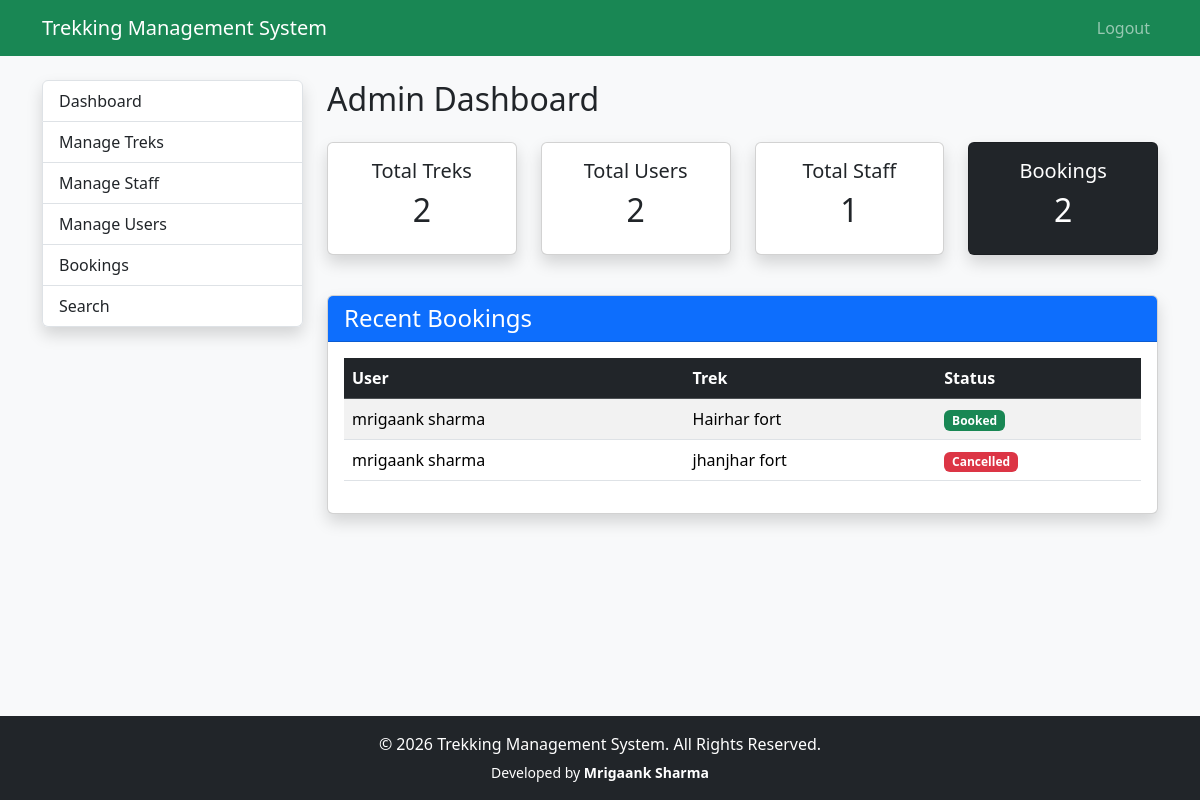
The app's page /admin/dashboard (signed in), older data.
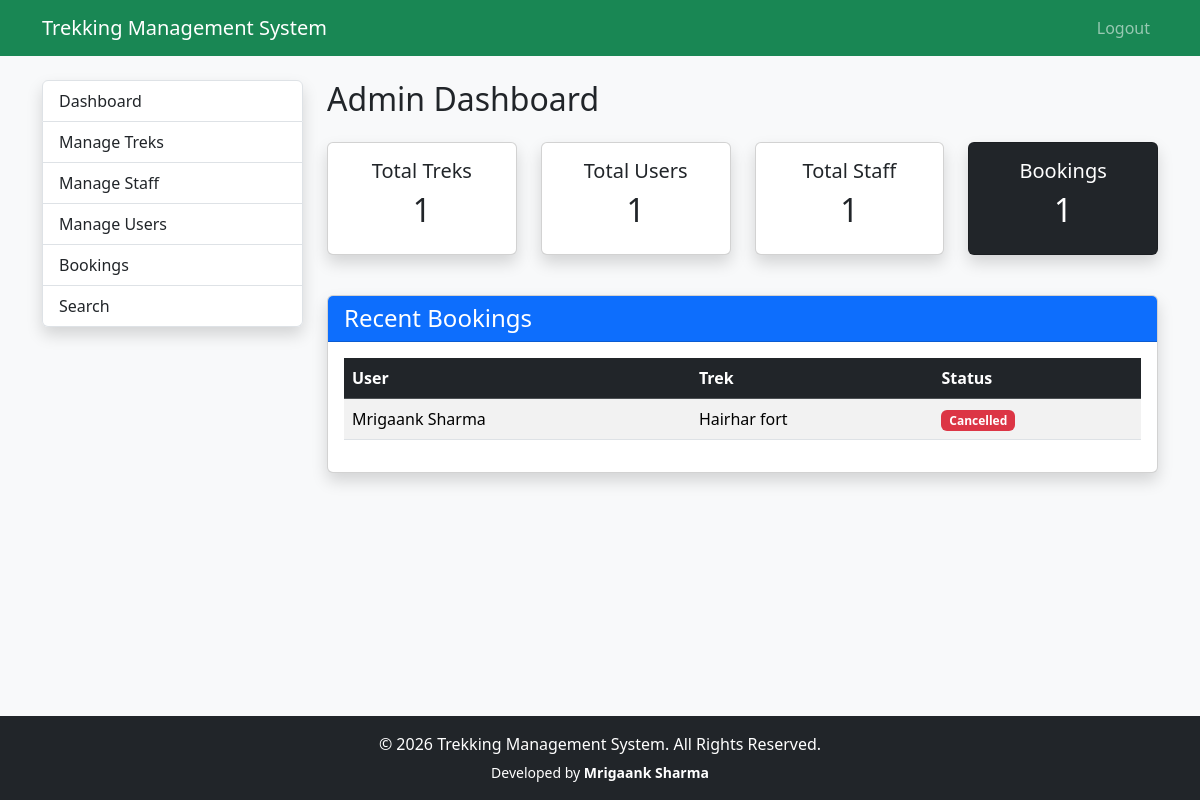
The same page, newer data.
### app/models.py (models this page shows)
class Booking(db.Model):
      __tablename__="bookings"
      __table_args__ = (
    db.UniqueConstraint(
        "user_id",
        "trek_id",
        name="unique_booking"
    ),
)
      id=db.Column(db.Integer,primary_key=True)
      bookings_date=db.Column(
            db.DateTime,
            default=datetime.utcnow
      )
      status=db.Column(
            db.String(20),
            default="Booked"
      )
      user_id=db.Column(
            db.Integer,
            db.ForeignKey("users.id")
      )
      trek_id=db.Column(
            db.Integer,
            db.ForeignKey("treks.id")
      )

class User(UserMixin,db.Model):
    __tablename__="users"
    id=db.Column(db.Integer,primary_key=True)
    name=db.Column(db.String(100),nullable=False)
    email=db.Column(db.String(120),unique=True,nullable=False)
    password=db.Column(db.String(255),nullable=False)
    phone=db.Column(db.String(15))
    role=db.Column(db.String(20),nullable=False)
    status=db.Column(db.String(20),default="active")
    created_at=db.Column(db.DateTime,default=datetime.utcnow)
    assigned_treks=db.relationship(
        "Trek",
        foreign_keys="Trek.staff_id",
        backref="staff",
        lazy=True
    )
    bookings=db.relationship(
        "Booking",
        backref="user",
        lazy=True
    )

class Trek(db.Model):
        __tablename__="treks"
        id=db.Column(db.Integer,primary_key=True)
        name=db.Column(db.String(100),nullable=False)
        location=db.Column(db.String(100),nullable=False)
        difficulty=db.Column(db.String(20),nullable=False)
        duration=db.Column(db.Integer)
        available_slots=db.Column(db.Integer)
        description=db.Column(db.Text)
        status=db.Column(
            db.String(20),
            default="Upcoming"
        )
        start_date=db.Column(db.Date)
        end_date=db.Column(db.Date)
        staff_id=db.Column(
            db.Integer,
            db.ForeignKey("users.id")
        )
        bookings=db.relationship(
            "Booking",
            backref="trek",
            lazy=True
        )
        price = db.Column(db.Float)
        image = db.Column(db.String(255))
        max_altitude = db.Column(db.Integer)
        meeting_point = db.Column(db.String(200))

### app/admin/routes.py (the view)
@admin_bp.route("/dashboard")
@login_required
@admin_required # admin login required is neccessary
def dashboard():
    total_treks = Trek.query.count()
    total_users =User.query.filter_by(
        role="user").count()
    total_staff =User.query.filter_by(
        role="staff"
    ).count()
    total_bookings =Booking.query.count()
    recent_bookings =Booking.query.order_by( Booking.bookings_date.desc())   .limit(5).all()
    recent_users = User.query.filter_by( role="user" ).order_by( User.id.desc() # in desc order
).limit(5).all()
    recent_treks =Trek.query.order_by(Trek.id.desc()).limit(5).all() # only 5 it shows
    pending_staff =User.query.filter_by( role="staff",status="pending").count()
    completed_treks = Trek.query.filter_by( status="Completed").count()
    open_treks = Trek.query.filter_by( status="Open").count()
    cancelled_bookings = Booking.query.filter_by(status="Cancelled" ).count()
    return render_template(
        "admin/dashboard.html",
        total_treks=total_treks,
        total_users=total_users,
        total_staff=total_staff,
        total_bookings=total_bookings,
    recent_bookings=recent_bookings,
        recent_users=recent_users,
        recent_treks=recent_treks
    )

### app/extensions.py (called while the page is built)
@login_manager.user_loader
def load_user(user_id):
    return User.query.get(int(user_id))

### app/templates/admin/dashboard.html
{% extends 'admin/layout.html' %}
{% block admin_content %}
<h2 class="mb-4">Admin Dashboard</h2>
<div class="row">
    <div class="col-md-3">
        <div class="card shadow mb-3">
            <div class="card-body text-center">
                <h5>Total Treks</h5>
                <h2>{{ total_treks }}</h2>
            </div>
        </div>
    </div>
    <div class="col-md-3">
        <div class="card shadow mb-3">
            <div class="card-body text-center">
                <h5>Total Users</h5>
                <h2>{{ total_users }}</h2>
            </div>
        </div>
    </div>
    <div class="col-md-3">
        <div class="card shadow mb-3">
            <div class="card-body text-center">
                <h5>Total Staff</h5>
                <h2>{{ total_staff }}</h2>
            </div>
        </div>
    </div>
    <div class="col-md-3">
        <div class="card text-white bg-dark shadow mb-3">
            <div class="card-body text-center">
                <h5>Bookings</h5>
                <h2>{{ total_bookings }}</h2>
            </div>
        </div>
    </div>
</div>
<div class="card shadow mt-4">
    <div class="card-header bg-primary text-white">
        <h4 class="mb-0">Recent Bookings</h4>
    </div>
    <div class="card-body">
        <table class="table table-striped table-hover">
            <thead class="table-dark">
                <tr>
                    <th>User</th>
                    <th>Trek</th>
                    <th>Status</th>
                </tr>
            </thead>
            <tbody>
                {% for booking in recent_bookings %}
                <tr>
                    <td>{{ booking.user.name }}</td>
                    <td>{{ booking.trek.name }}</td>
                    <td>
                        {% if booking.status == "Booked" %}
                            <span class="badge bg-success">{{ booking.status }}</span>
                        {% elif booking.status == "Pending" %}
                            <span class="badge bg-warning text-dark">{{ booking.status }}</span>
                        {% elif booking.status == "Cancelled" %}
                            <span class="badge bg-danger">{{ booking.status }}</span>
                        {% else %}
                            <span class="badge bg-secondary">{{ booking.status }}</span>
                        {% endif %}
                    </td>
                </tr>
                {% else %}
                <tr>
                    <td colspan="3" class="text-center">
                        No recent bookings found.
                    </td>
                </tr>
                {% endfor %}
            </tbody>
        </table>
    </div>
</div>
{% endblock %}

Row changes from the older to the newer data that the page shows:
removed Booking: user.name "mrigaank sharma", trek.name "Hairhar fort", status "Booked"
changed Booking "Cancelled": user.name "mrigaank sharma" → "Mrigaank Sharma"; trek.name "jhanjhar fort" → "Hairhar fort"
Text that changed along with them:
{{ total_treks }}: "2" → "1"
{{ total_users }}: "2" → "1"
{{ total_bookings }}: "2" → "1"
